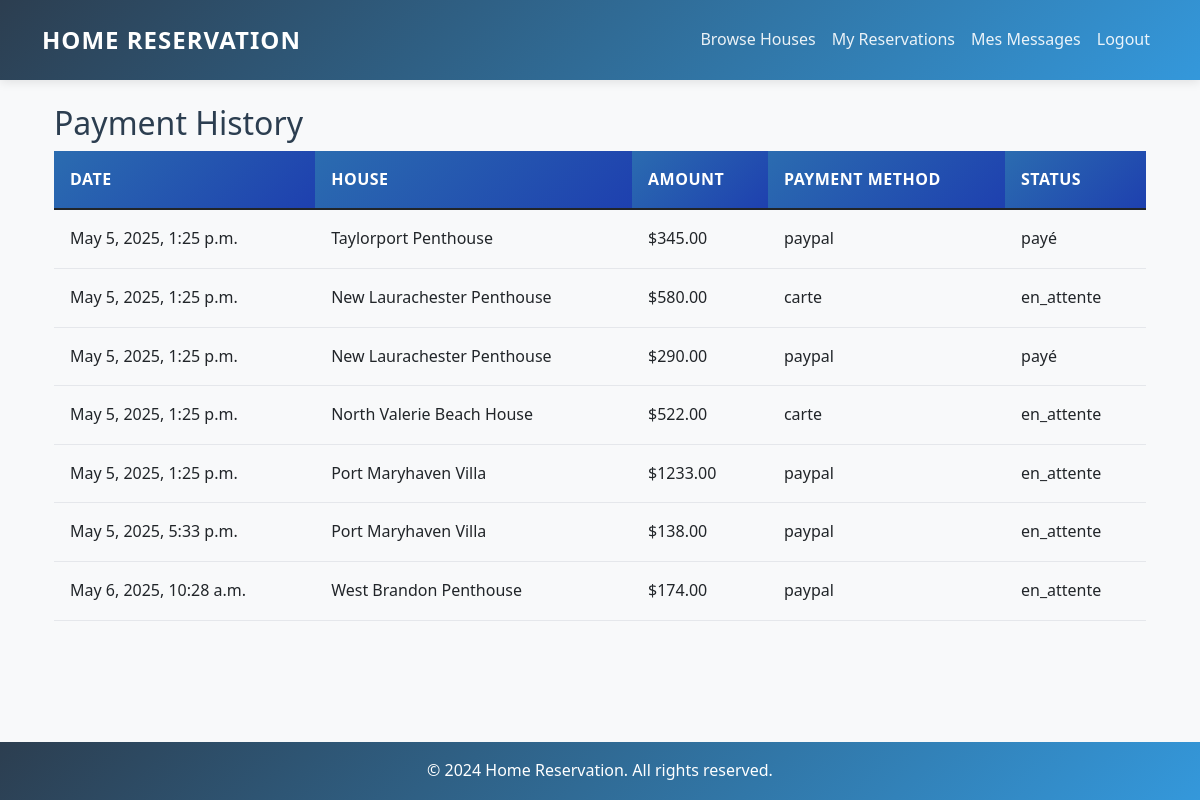
Page /payments/history/ (signed in) on the earlier database version.
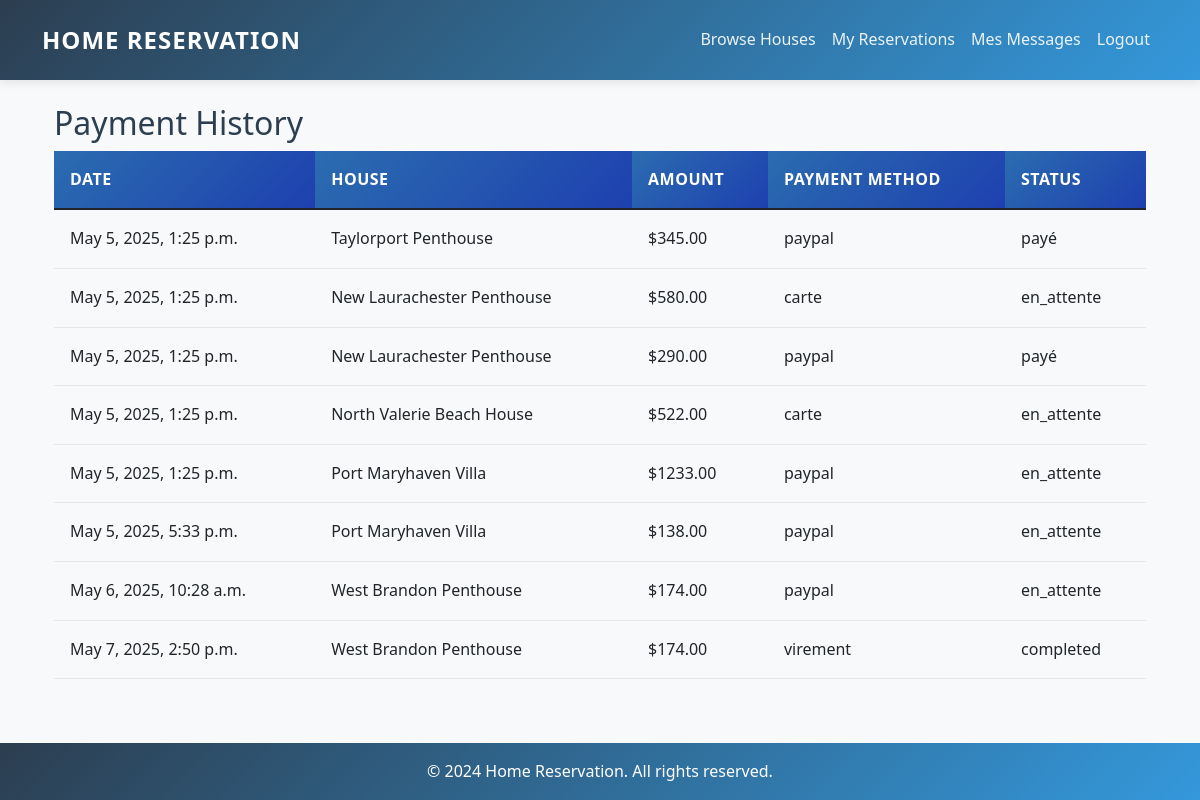
Same page on the later database version.
### paiement/models.py (models this page shows)
class Paiement(models.Model):
    reservation = models.OneToOneField(Reservation, on_delete=models.CASCADE)
    montant = models.DecimalField(max_digits=10, decimal_places=2)
    date_paiement = models.DateTimeField(auto_now_add=True)
    mode_paiement = models.CharField(max_length=50, choices=[
        ('carte', 'Credit Card'),
        ('virement', 'Bank Transfer'),
        ('paypal', 'PayPal')
    ])
    statut_paiement = models.CharField(max_length=50, choices=[
        ('pending', 'Pending'),
        ('completed', 'Completed'),
        ('failed', 'Failed')
    ])
    class Meta:
        db_table = 'paiement_paiement'

### reservation/models.py (models this page shows)
class Reservation(models.Model):
    STATUT_CHOICES = [
        ('en_attente', 'En attente'),
        ('confirmée', 'Confirmée'),
        ('annulée', 'Annulée'),
    ]
    utilisateur = models.ForeignKey(UserProfile, on_delete=models.CASCADE, limit_choices_to={'role': 'client'})
    maison = models.ForeignKey(Maison, on_delete=models.CASCADE)
    date_debut = models.DateField()
    date_fin = models.DateField()
    statut = models.CharField(max_length=20, choices=STATUT_CHOICES)

### maison/models.py (models this page shows, shortened)
class Maison(models.Model):
    titre = models.CharField(max_length=100)
    description = models.TextField()
    adresse = models.CharField(max_length=255)
    prix_par_nuit = models.DecimalField(max_digits=10, decimal_places=2)
    disponible = models.BooleanField(default=True)
    proprietaire = models.ForeignKey(UserProfile, on_delete=models.CASCADE, limit_choices_to={'role': 'proprietaire'})
    image = models.ImageField(upload_to='houses/', null=True, blank=True)  # Add this line

### paiement/views.py (the view)
# urls.py: path('payments/history/', paiement_views.payment_history, name='payment_history'),
@login_required
def payment_history(request):
    payments = Paiement.objects.filter(reservation__utilisateur__user=request.user)
    return render(request, 'paiement/history.html', {'payments': payments})

### templates/paiement/history.html
{% extends 'base.html' %}
{% block content %}
<div class="container">
    <h2>Payment History</h2>
    <div class="table-responsive">
        <table class="table">
            <thead>
                <tr>
                    <th>Date</th>
                    <th>House</th>
                    <th>Amount</th>
                    <th>Payment Method</th>
                    <th>Status</th>
                </tr>
            </thead>
            <tbody>
                {% for payment in payments %}
                <tr>
                    <td>{{ payment.date_paiement }}</td>
                    <td>{{ payment.reservation.maison.titre }}</td>
                    <td>${{ payment.montant }}</td>
                    <td>{{ payment.mode_paiement }}</td>
                    <td>{{ payment.statut_paiement }}</td>
                </tr>
                {% endfor %}
            </tbody>
        </table>
    </div>
</div>
{% endblock %}

Differences in the rows shown:
added Paiement: date_paiement "May 7, 2025, 2:50 p.m.", reservation.maison.titre "West Brandon Penthouse", montant "174.00", mode_paiement "virement", statut_paiement "completed"
